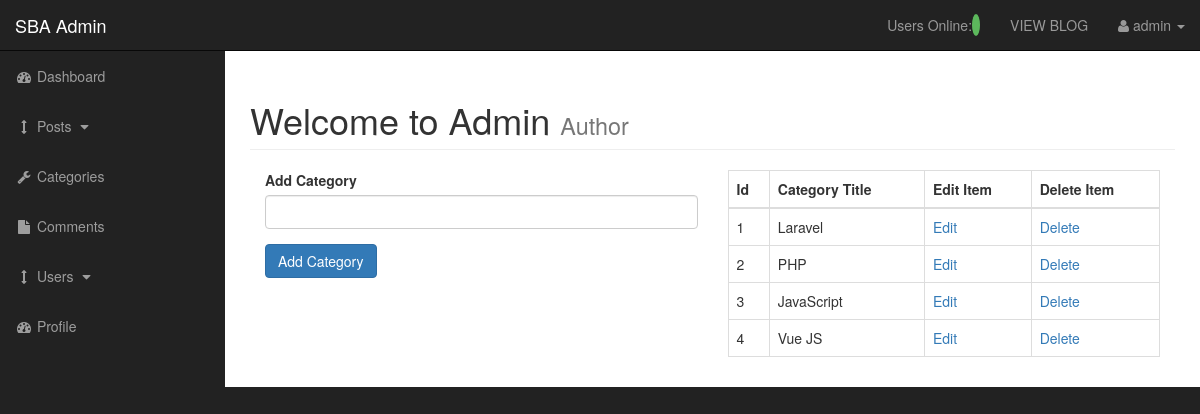
Before: /admin/categories.php (signed in) with the older database file.
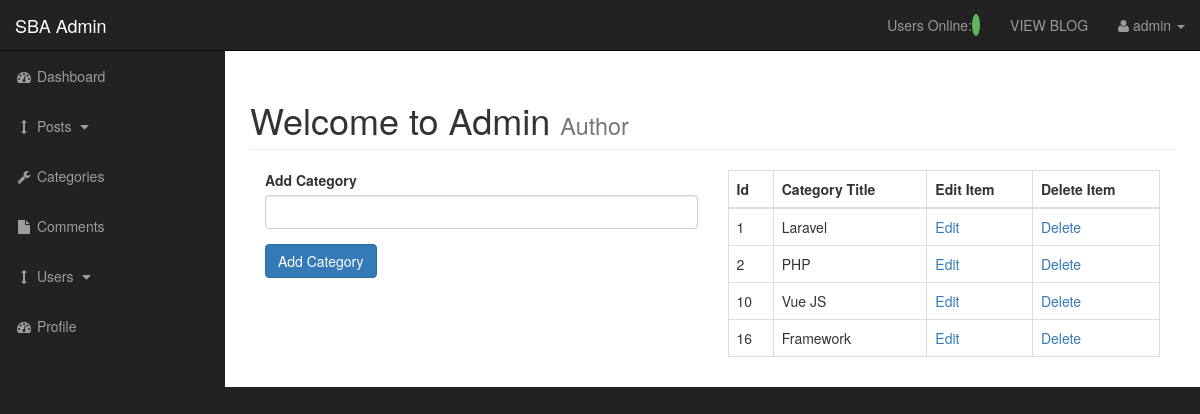
After: the same page with the newer database file.
### tables this page shows
CREATE TABLE `categories` (
  `cat_id` int(10) NOT NULL,
  `cat_title` varchar(255) NOT NULL
);

### admin/function.php (the view, shortened to what this page needs)
<?php
function findAllCategories(){
	global $connection;
	$query = "SELECT * FROM  categories";
	$select_categories = mysqli_query($connection, $query);
	while ($row = mysqli_fetch_assoc($select_categories)) {
	$cat_id = $row['cat_id'];
	$cat_title = $row['cat_title'];
	echo "<tr>";
	echo "<td>{$cat_id}</td>";
	echo "<td>{$cat_title}</td>";
	echo "<td><a href='categories?edit={$cat_id}'>Edit</a> </td>";
	echo "<td><a onclick=\"javascript: return confirm('Are you sure you want to delete'); \" href='categories?delete={$cat_id}' >Delete</a> </td>";
	echo "</tr>";
	}
}
 ?>

Changed rows visible on the page:
removed categories: cat_id "3", cat_title "JavaScript"
removed categories: cat_id "4", cat_title "Vue JS"
added categories: cat_id "10", cat_title "Vue JS"
added categories: cat_id "16", cat_title "Framework"
